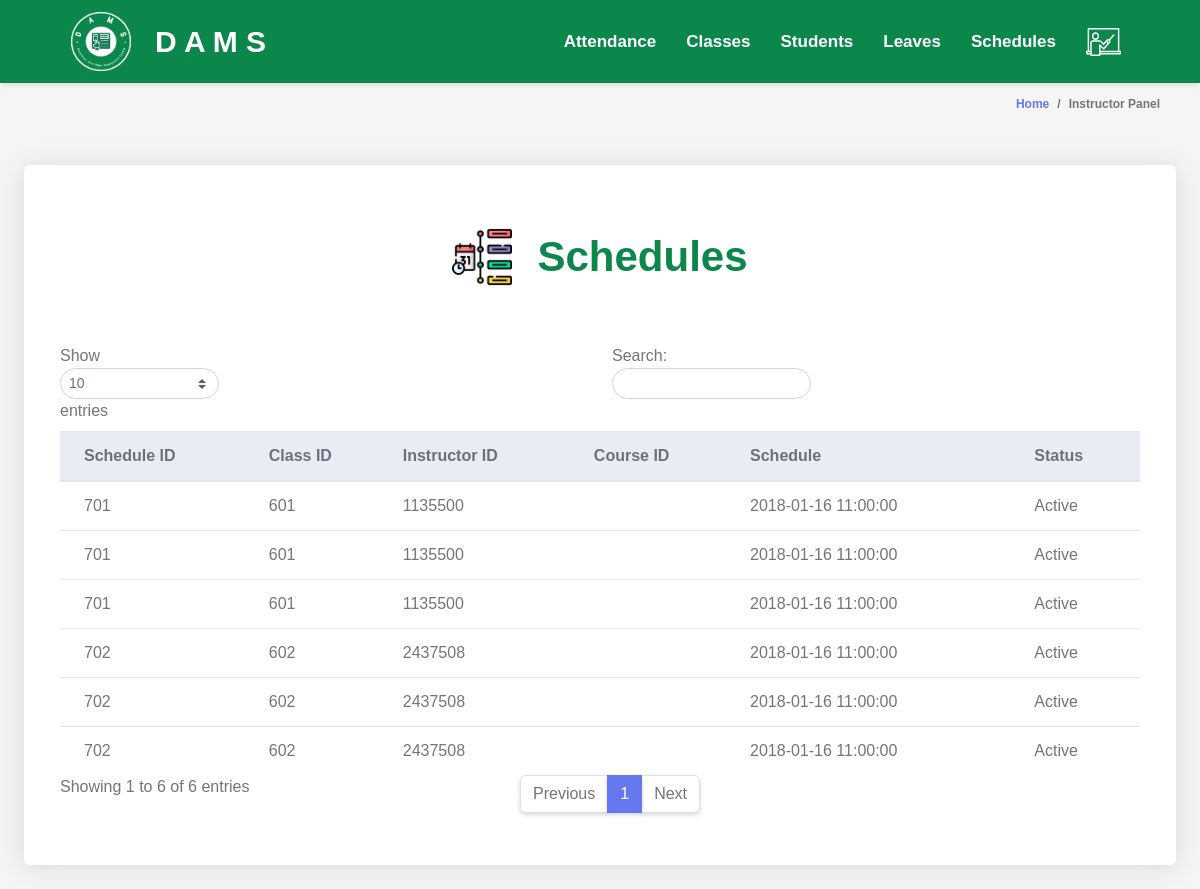
The app's page /instructors/viewSchedules.php, older data.
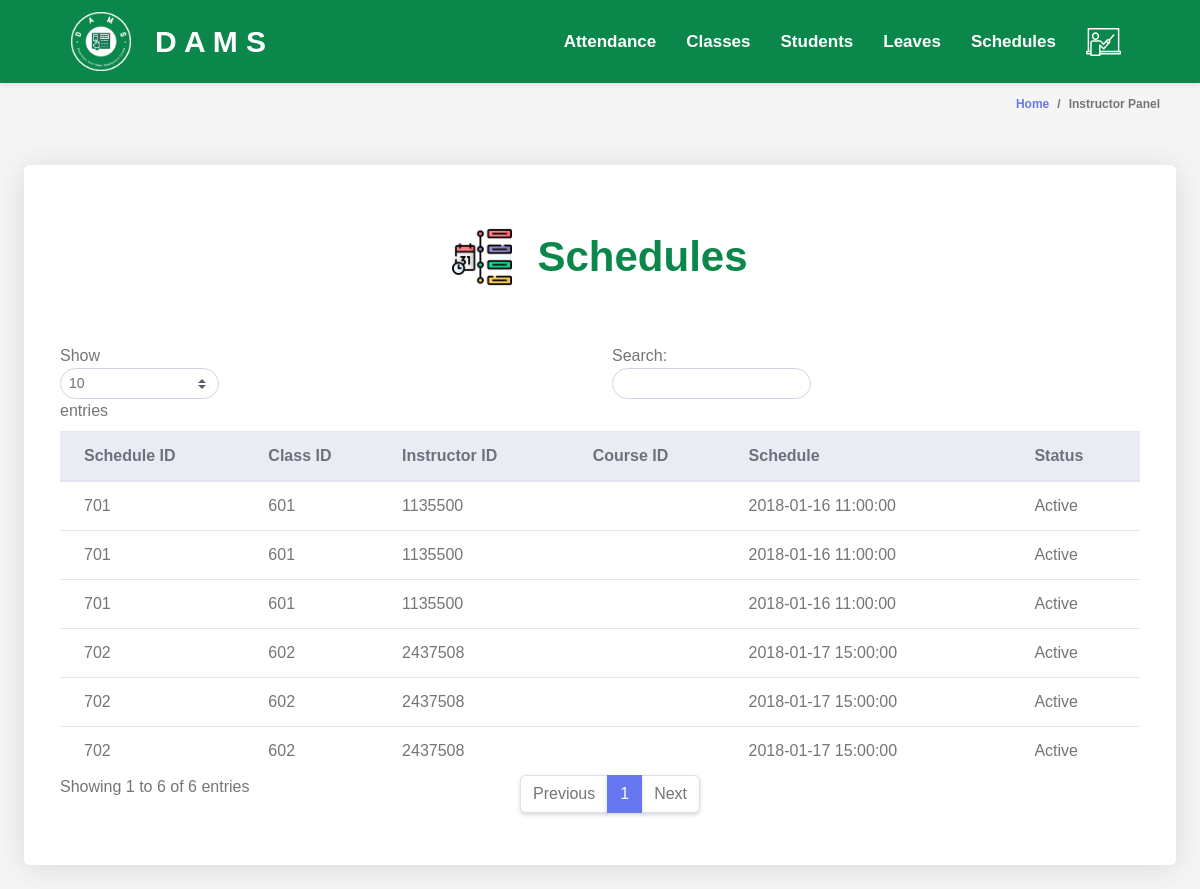
The same page, newer data.
### tables this page shows
CREATE TABLE `schedules` (
  `schedule_id` INT(11) NOT NULL,
  `class_id` INT(11) DEFAULT NULL,
  `instructor_id` INT(11) DEFAULT NULL,
  `student_id` INT(11) DEFAULT NULL,
  `schedule` DATETIME DEFAULT NULL,
  `status` ENUM('Active','Expired') DEFAULT NULL,
  FOREIGN KEY (`class_id`) REFERENCES `classes` (`class_id`),
  FOREIGN KEY (`instructor_id`) REFERENCES `instructors` (`instructor_id`),
  FOREIGN KEY (`student_id`) REFERENCES `students` (`student_id`)
);

### instructors/instructor.php (called while the page is built, shortened)
<?php
$database = new Database();
$conn = $database->getConnection();
class Instructor {
    public function list_schedules() {
        global $conn;
        $query = "SELECT * FROM schedules";
        $rs = $conn->query($query);
        $users = array();
        while ($row = $rs->fetch_assoc()) {
            $users[] = $row;
        }
        return $users;
    }
}
?>

### instructors/schedulesTable.php (the view, shortened to what this page needs)
<div class="container-fluid" id="container-wrapper">
    <div class="d-sm-flex align-items-center justify-content-between mb-4">
        <ol class="breadcrumb">
            <li class="breadcrumb-item"><a href="./">Home</a></li>
            <li class="breadcrumb-item active" aria-current="page">Instructor Panel</li>
        </ol>
    </div>
    <div class="row">
        <div class="col-lg-12">
            <div class="card mb-4">
            <div class="table-text">
                <img src="../assets/images/schedules.png" >
                <div>
                    Schedules
                </div>
            </div>
                <div class="card-body">
                    <div class="table-responsive p-3">
                        <table class="table align-items-center table-flush table-hover" id="dataTableHover">
                            <thead class="thead-light">
                                <tr>
                                    <th>Schedule ID</th>
                                    <th>Class ID</th>
                                    <th>Instructor ID</th>
                                    <th>Course ID</th>
                                    <th>Schedule</th>
                                    <th>Status</th>
                                </tr>
                            </thead>
                            <tbody>
                                <?php
                                include "instructor.php";
                                $admin = new Instructor();
                                $users = $admin->list_schedules();
                                foreach ($users as $user) {
                                    echo "<tr>";
                                    echo "<td>" . $user['schedule_id'] . "</td>";
                                    echo "<td>" . $user['class_id'] . "</td>";
                                    echo "<td>" . $user['instructor_id'] . "</td>";
                                    echo "<td>" . $user['course_id'] . "</td>";
                                    echo "<td>" . $user['schedule'] . "</td>";
                                    echo "<td>" . $user['status'] . "</td>";
                                    echo "</tr>";
                                }
                                ?>
                            </tbody>
                        </table>
                    </div>
                </div>
            </div>
        </div>
    </div>
</div>

### instructors/viewSchedules.php
<!DOCTYPE html>
<html lang="en">
<head>
    <?php include "heads.php"; ?>
</head>
<body>
    <?php include "topbar.php"; ?>
    <?php include "schedulesTable.php"; ?>
</body>
</html>

### instructors/heads.php (shortened to what this page needs)
<link href="../vendor/fontawesome-free/css/all.min.css" rel="stylesheet" type="text/css">
<link href="../vendor/bootstrap/css/bootstrap.min.css" rel="stylesheet" type="text/css">
<link href="css/ruang-admin.min.css" rel="stylesheet">
<link rel="stylesheet" href="../css/navbar.css">

### instructors/topbar.php (shortened to what this page needs)
<nav class="navbar">
  <div class="navbar-container">
    <div class="brand">
        <img src="../assets/images/brand.png" style="max-width: 60px; margin-right:24px" >
      <a href="index.php" style="color: white; text-decoration: none;">D A M S</a>
    </div>
    <ul class="nav-list">
      <li class="expander" id="students-expander">
        <a class="nav-list" href="#">Attendance</a>
      </li>
      <li class="expander" id="users-expander">
        <a class="nav-list" href="#">Classes</a>
      </li>
      <li class="expander" id="students-expander">
        <a class="nav-list" href="#">Students</a>
      </li>
      <li class="expander" id="instructors-expander">
        <a class="nav-list" href="#">Leaves</a>
      </li>
      <li class="expander" id="instructors-expander">
        <a class="nav-list" href="#">Schedules</a>
      </li>
      <li class="expander" id="students-expander">
        <a class="nav-list" href="#">
          <img src="../assets/images/teacher.svg" style="max-width: 35px">
        </a>
      </li>
    </ul>
  </div>
</nav>

### css/navbar.css (style rules this page uses)
body { margin: 0; padding: 0; font-family: Arial, sans-serif; background-color: #f5f5f5; }
.navbar { background-color: #0b874b; color: white; padding: 10px 10px; box-shadow: 0 2px 5px rgba(0, 0, 0, 0.1); transition: height 0.3s; }
.navbar-container { display: flex; justify-content: space-between; align-items: center; width: 90%; margin: 0 auto; }
.nav-list { list-style: none; display: flex; gap: 20px; margin: 0; padding: 0; }
.brand { display: flex; align-items: center; font-size: 30px; font-weight: 550; padding: 2px; }
.expander { position: relative; cursor: pointer; }
.nav-list a { text-decoration: none; color: white; font-weight: 550; font-size: 17px; transition: all 0.3s linear; }
.table-text { display: flex; align-items: center; justify-content: center; color: #0b874b; font-size: 42px; margin-top: 60px; margin-bottom: 20px; font-weight: bold; }
.table-text img { margin-right: 25px; max-width: 60px; }
.nav-list a { cursor: pointer; transition: transform 0.3s; }
.nav-list { display: flex; align-items: center; list-style: none; }
.nav-list li { margin-right: 10px; }

Row changes from the older to the newer data that the page shows:
removed schedules: schedule "702", class "602", instructor "2437508", schedule "2018-01-16 11:00:00", status "Active"
removed schedules: schedule "702", class "602", instructor "2437508", schedule "2018-01-16 11:00:00", status "Active"
removed schedules: schedule "702", class "602", instructor "2437508", schedule "2018-01-16 11:00:00", status "Active"
added schedules: schedule "702", class "602", instructor "2437508", schedule "2018-01-17 15:00:00", status "Active"
added schedules: schedule "702", class "602", instructor "2437508", schedule "2018-01-17 15:00:00", status "Active"
added schedules: schedule "702", class "602", instructor "2437508", schedule "2018-01-17 15:00:00", status "Active"
